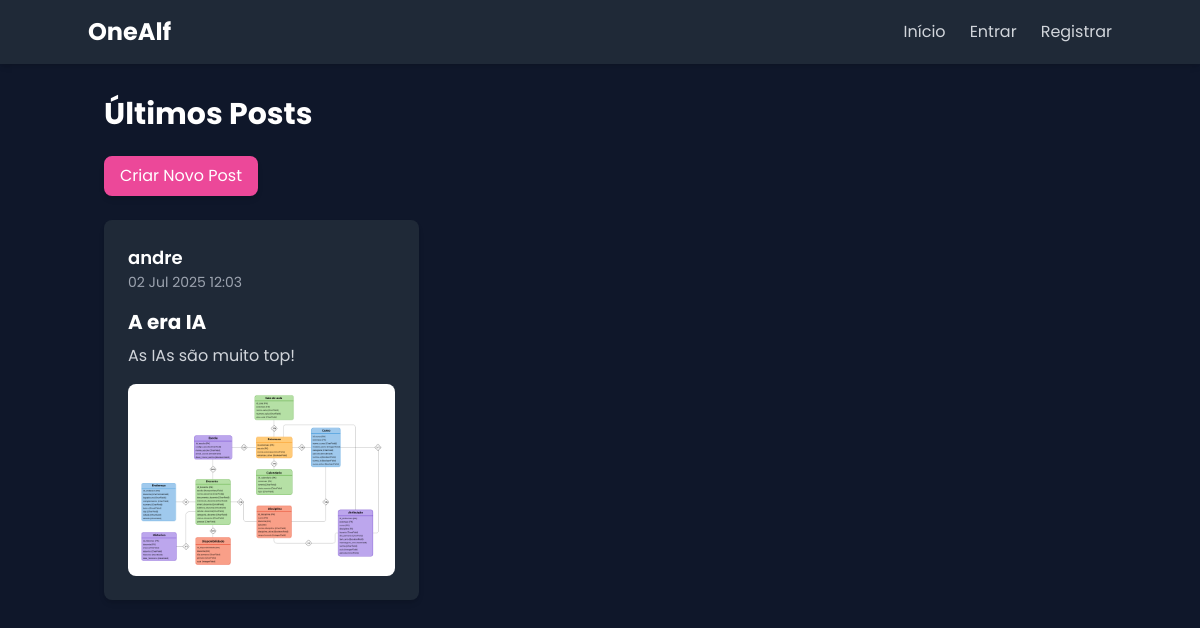
The app's page /, older data.
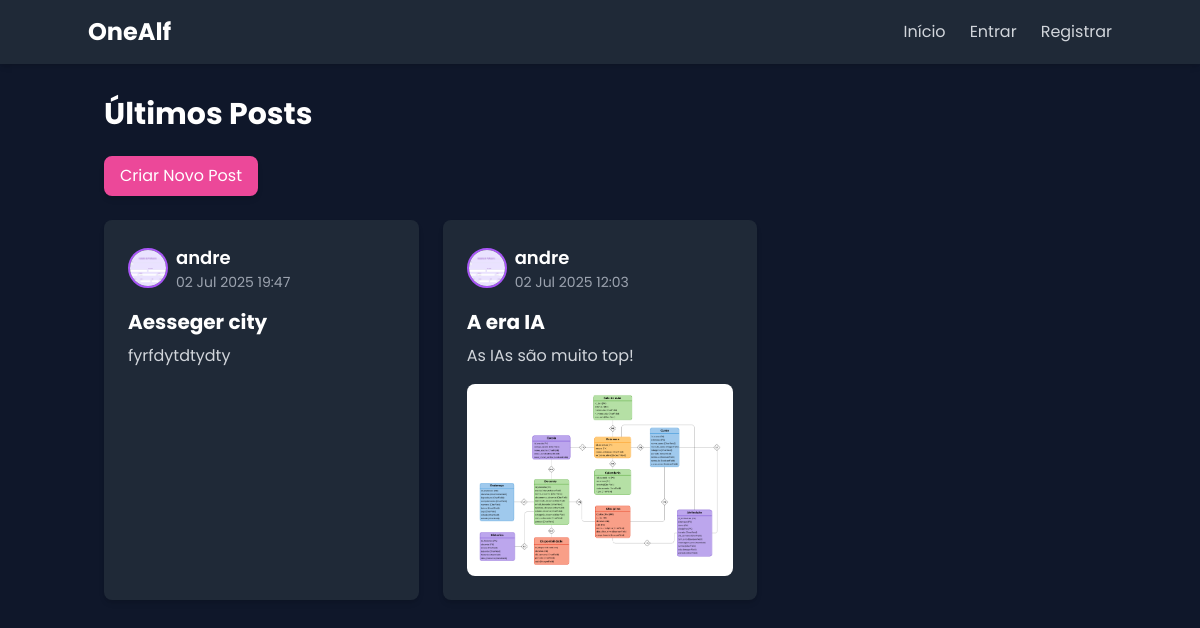
The same page, newer data.
### core/models.py (models this page shows, shortened)
class Post(models.Model):
    titulo = models.CharField(max_length=100)
    conteudo = models.TextField()
    imagem = models.ImageField(upload_to='postagens/', blank=True, null=True)
    autor = models.ForeignKey(Perfil, on_delete=models.CASCADE)
    data_criacao = models.DateTimeField(auto_now_add=True)

class Perfil(models.Model):
    usuario = models.OneToOneField(User, on_delete=models.CASCADE)
    foto = models.ImageField(upload_to='fotos_perfil/', blank=True, null=True)
    bio = models.TextField(blank=True, null=True)

### core/views.py (the view)
# urls.py: path('', views.home, name='home'),
def home(request):
    posts = Post.objects.all().order_by('-data_criacao')
    return render(request, 'home.html', {'posts': posts})

### core/templates/home.html (shortened to what this page needs)
{% extends 'base.html' %}
{% block content %}
<div class="container mx-auto px-4 py-8">
    <h2 class="text-3xl font-bold text-white mb-6">Últimos Posts</h2>
    <div class="flex justify-between items-center mb-6">
        <a href="{% url 'criar_post' %}" class="bg-pink-500 hover:bg-pink-600 text-white py-2 px-4 rounded-lg shadow-md transition duration-300">
            Criar Novo Post
        </a>
    </div>
    <div class="grid grid-cols-1 md:grid-cols-2 lg:grid-cols-3 gap-6">
    {% for post in posts %}
<div class="bg-gray-800 p-6 rounded-lg shadow-md hover:shadow-lg transition duration-300 flex flex-col">
    <div class="flex items-center gap-2 mb-4">
        {% if post.autor.foto %}
            <img src="{{ post.autor.foto.url }}" class="w-10 h-10 rounded-full object-cover border-2 border-purple-500" />
        {% endif %}
        <div>
            <a href="{% url 'perfil' post.autor.usuario.username  %}" class="font-semibold text-white text-lg" >{{ post.autor.usuario.username }}</a>
            <span class="text-gray-400 text-sm block">{{ post.data_criacao|date:"d M Y H:i" }}</span>
        </div>
    </div>
    <div class="flex-grow">
        <h3 class="text-xl font-bold text-white mb-2">{{ post.titulo }}</h3>
        <p class="text-gray-300 mb-4">{{ post.conteudo }}</p>
        {% if post.imagem %}
            <img src="{{ post.imagem.url }}" class="mt-3 rounded-lg w-full h-48 object-cover" />
        {% endif %}
    </div>
</div>
{% endfor %}
</div>
{% endblock %}

Row changes from the older to the newer data that the page shows:
added Post: autor.foto (picture), autor.usuario.username "andre", data_criacao "02 Jul 2025 19:47", titulo "Aesseger city", conteudo "fyrfdytdtydty"
changed through a linked row, Post "A era IA": autor.foto: picture added
